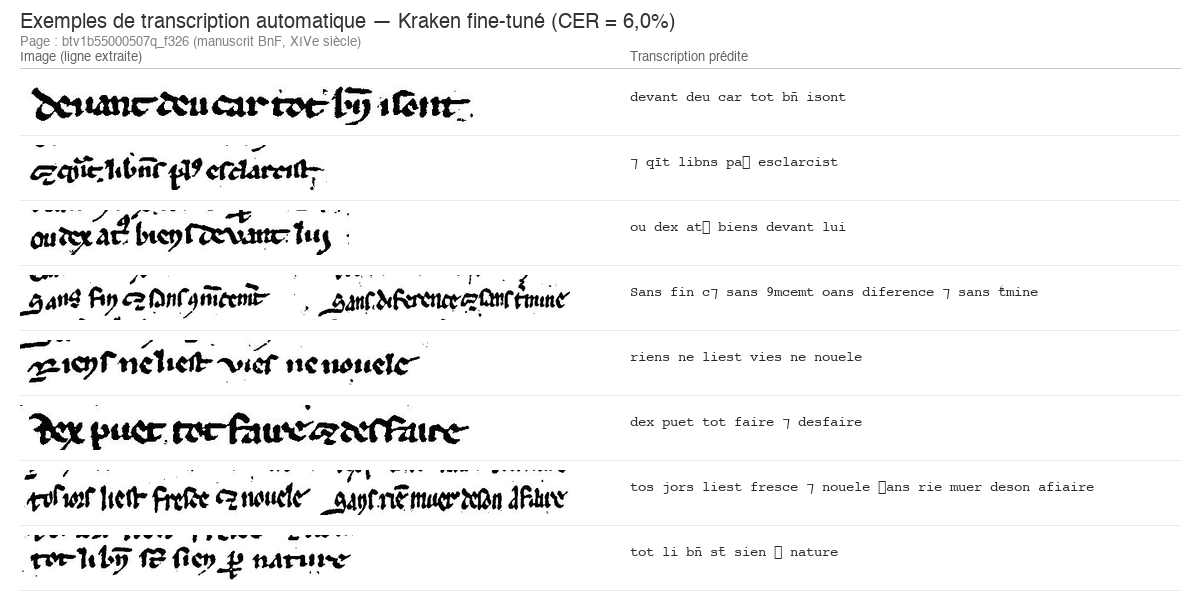
#> input picture article/fig_prediction_examples.png, 1200 x 610 px; its folder holds only this picture in this run
$ python -i preprocessing.py   (imports and definitions only)
#> lines starting #> are read from the running program, lines starting #| are printed output that depends on the picture; after the words box and inside, x2 and y2 are one past the last pixel; in counts of white or black regions, pixels touching at a corner belong together
#> further down, picture is the input picture: shape (610, 1200); min 0, max 255, mean 241.1
"""Pipeline de pretraitement d'images de manuscrits medievaux.

Implemente les trois etapes requises par l'Etape 2 du brief : correction
d'inclinaison (deskew), amelioration du contraste (CLAHE) et binarisation
adaptative (Sauvola). Chaque fonction est independamment testable (formes,
types, plages de valeurs en sortie).
"""

import cv2
import numpy as np
from skimage.filters import threshold_sauvola


def deskew(image: np.ndarray) -> np.ndarray:
    """Corrige l'inclinaison d'une image de manuscrit en niveaux de gris.

    Estime l'angle d'inclinaison via le rectangle englobant minimal des
    pixels sombres (texte), puis applique une rotation inverse.

    Args:
        image: Image en niveaux de gris, tableau 2D (H, W) de type uint8.

    Returns:
        Image redressee, meme forme et meme type que l'entree.

    Raises:
        ValueError: Si l'image n'est pas un tableau 2D.

    Example:
        >>> img = cv2.imread("page.jpg", cv2.IMREAD_GRAYSCALE)
        >>> img_redressee = deskew(img)
    """
    if image.ndim != 2:
        raise ValueError(f"deskew attend une image 2D (H, W), recu shape={image.shape}")

    coords = np.column_stack(np.where(image < 128))
#> coords = 38798 pairs, first value 13 to 578, second value 20 to 1092
    if coords.size == 0:
        return image.copy()

    angle = cv2.minAreaRect(coords)[-1]
#> angle = -90
    if angle < -45:
        angle = 90 + angle
#> angle = 0

    h, w = image.shape
#> h = 610; w = 1200
    center = (w // 2, h // 2)
#> center = (600, 305)
    matrice_rotation = cv2.getRotationMatrix2D(center, angle, 1.0)
#> matrice_rotation = [[1, 0, 0], [0, 1, 0]]
    return cv2.warpAffine(
        image, matrice_rotation, (w, h),
        flags=cv2.INTER_CUBIC, borderMode=cv2.BORDER_REPLICATE,
    )


def apply_clahe(image: np.ndarray, clip_limit: float = 2.0, tile_size: tuple[int, int] = (8, 8)) -> np.ndarray:
    """Ameliore le contraste local d'une image via CLAHE.

    Args:
        image: Image en niveaux de gris, tableau 2D uint8.
        clip_limit: Limite de contraste pour CLAHE (defaut: 2.0).
        tile_size: Taille de la grille de tuiles (defaut: (8, 8)).

    Returns:
        Image avec contraste local ameliore, meme forme/type que l'entree.

    Raises:
        ValueError: Si l'image n'est pas un tableau 2D.

    Example:
        >>> img_clahe = apply_clahe(img, clip_limit=2.0, tile_size=(8, 8))
    """
#> called with clip_limit = 2, tile_size = (8, 8)
    if image.ndim != 2:
        raise ValueError(f"apply_clahe attend une image 2D (H, W), recu shape={image.shape}")

    clahe = cv2.createCLAHE(clipLimit=clip_limit, tileGridSize=tile_size)
    return clahe.apply(image)


def binarize_sauvola(image: np.ndarray, window_size: int = 25, k: float = 0.2) -> np.ndarray:
    """Binarise une image via un seuillage adaptatif de Sauvola.

    Args:
        image: Image en niveaux de gris, tableau 2D uint8 (idealement
            apres application de apply_clahe).
        window_size: Taille de la fenetre glissante (defaut: 25, doit
            etre impair).
        k: Parametre de sensibilite de Sauvola (defaut: 0.2). Des valeurs
            plus basses (0.1) recuperent davantage les encres palees, au
            prix de plus de bruit sur les zones vides (cf. README :
            k=0.1 pour CREMMA, k=0.2 pour les registres tabulaires).

    Returns:
        Image binaire uint8 (0 ou 255), texte en noir sur fond blanc.

    Raises:
        ValueError: Si l'image n'est pas 2D ou si window_size est pair.

    Example:
        >>> img_bin = binarize_sauvola(img_clahe, window_size=25, k=0.1)
    """
#> called with window_size = 25, k = 0.2
    if image.ndim != 2:
        raise ValueError(f"binarize_sauvola attend une image 2D (H, W), recu shape={image.shape}")
    if window_size % 2 == 0:
        raise ValueError(f"window_size doit etre impair, recu {window_size}")

    thresh = threshold_sauvola(image, window_size=window_size, k=k)
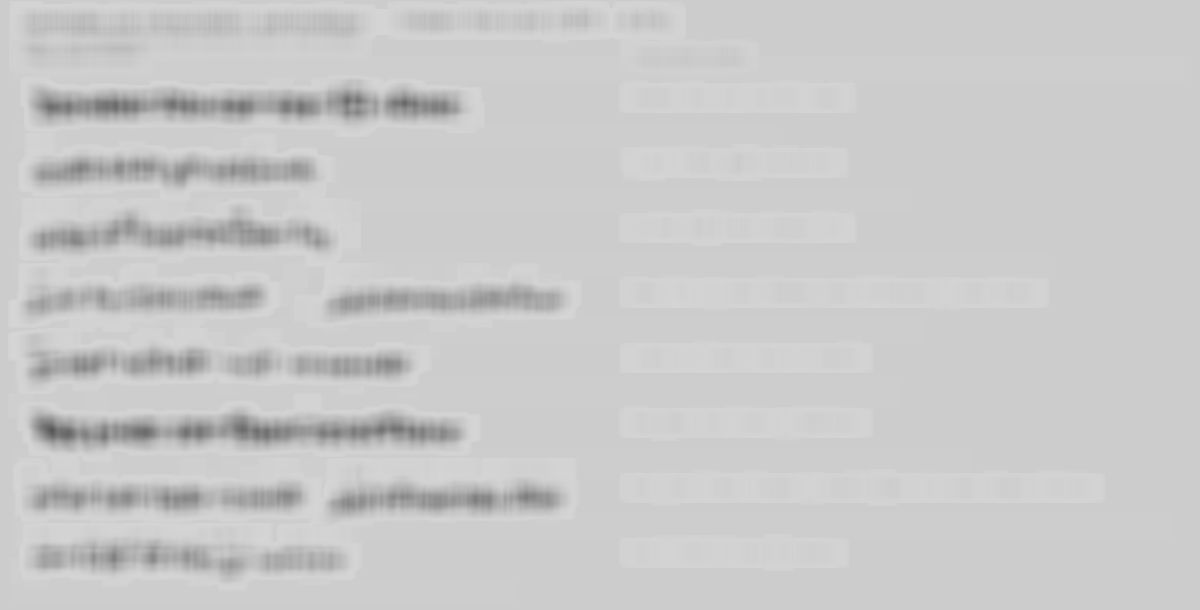
#> thresh: shape (610, 1200) float64; min 88.06, max 214, mean 201.6
    return (image > thresh).astype(np.uint8) * 255
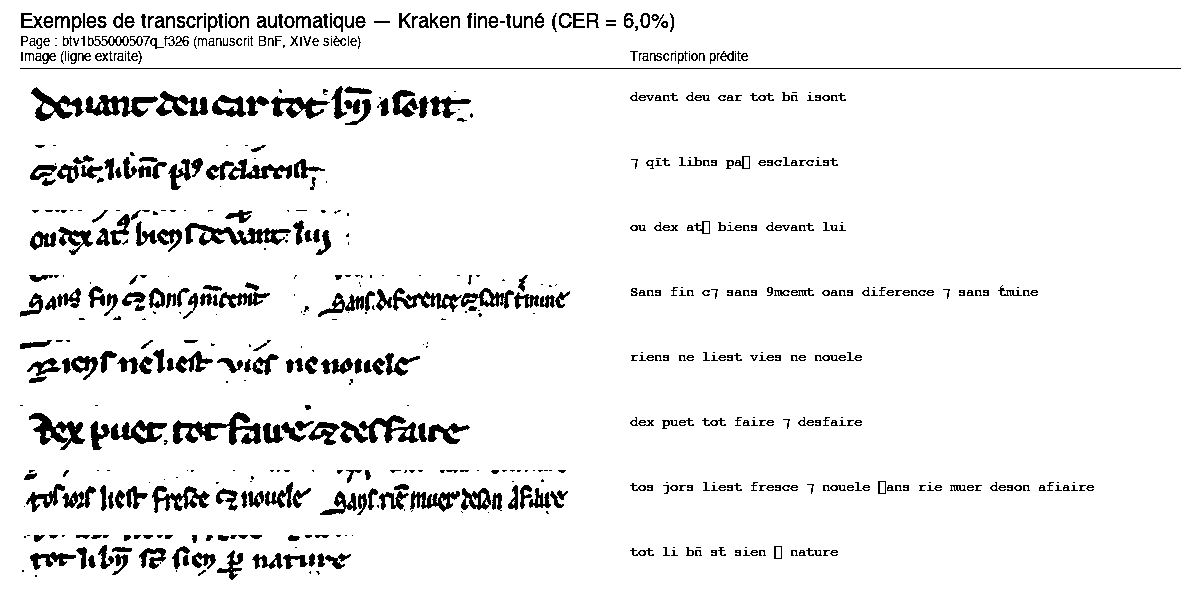
#> returned value: shape (610, 1200); 93.4% white; 700 black regions (230 under 20 px), largest, box (x1, y1, x2, y2) and area: (173, 412, 261, 445) 1197, (20, 68, 1181, 69) 1161, (185, 223, 291, 246) 1026


def preprocess_page(image: np.ndarray, sauvola_k: float = 0.2) -> dict[str, np.ndarray]:
    """Applique le pipeline complet de pretraitement a une page.

    Enchaine dans l'ordre : deskew -> CLAHE -> binarisation Sauvola,
    conformement a l'Etape 2 du brief.

    Args:
        image: Image en niveaux de gris, tableau 2D uint8.
        sauvola_k: Parametre k pour binarize_sauvola (defaut: 0.2).

    Returns:
        Dictionnaire avec les images intermediaires et finale :
        {"original", "deskewed", "clahe", "binary"}.

    Example:
        >>> resultats = preprocess_page(img, sauvola_k=0.1)
        >>> cv2.imwrite("page_binaire.jpg", resultats["binary"])
    """
    deskewed = deskew(image)
    clahe_img = apply_clahe(deskewed)
    binary = binarize_sauvola(clahe_img, k=sauvola_k)
    return {
        "original": image,
        "deskewed": deskewed,
        "clahe": clahe_img,
        "binary": binary,
    }

>>> import cv2
>>> picture = cv2.imread('../article/fig_prediction_examples.png', cv2.IMREAD_GRAYSCALE)
>>> result = preprocess_page(picture)
#> result = 4 items

$ run again, on article/fig_abbreviation_expansion.png
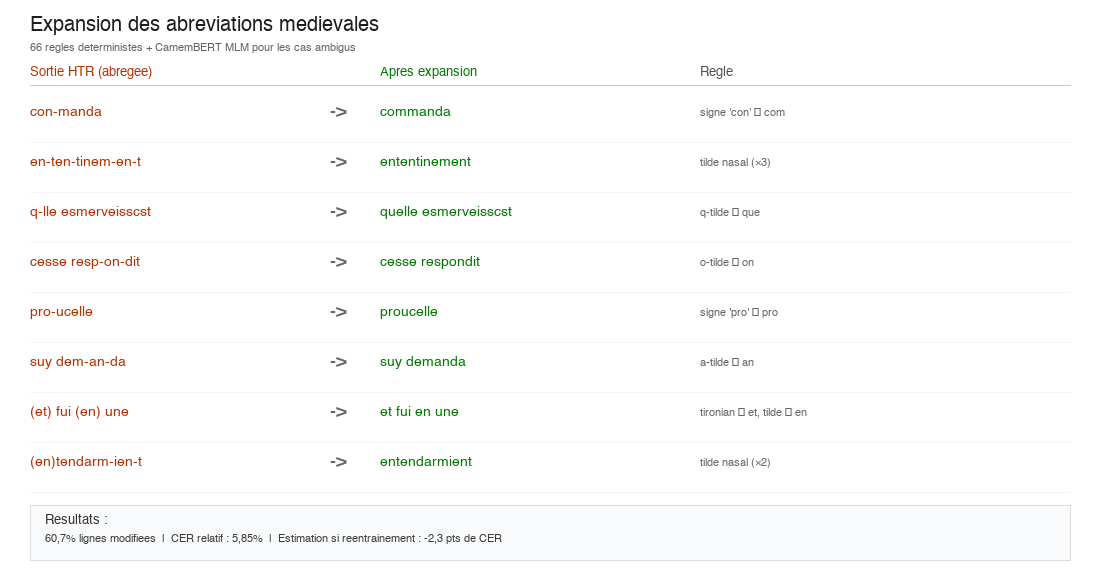
#> input picture article/fig_abbreviation_expansion.png, 1100 x 570 px
#> coords = 7615 pairs, first value 16 to 543, second value 31 to 804
#> in deskew, `angle = cv2.minAreaRect(coords)[-1]`: angle = -90
#> in deskew, `angle = 90 + angle`: angle = 0
#> matrice_rotation = [[1, 0, 0], [0, 1, 0]]
#> in binarize_sauvola, `thresh = threshold_sauvola(image, window_size=window_size, k=k)`:
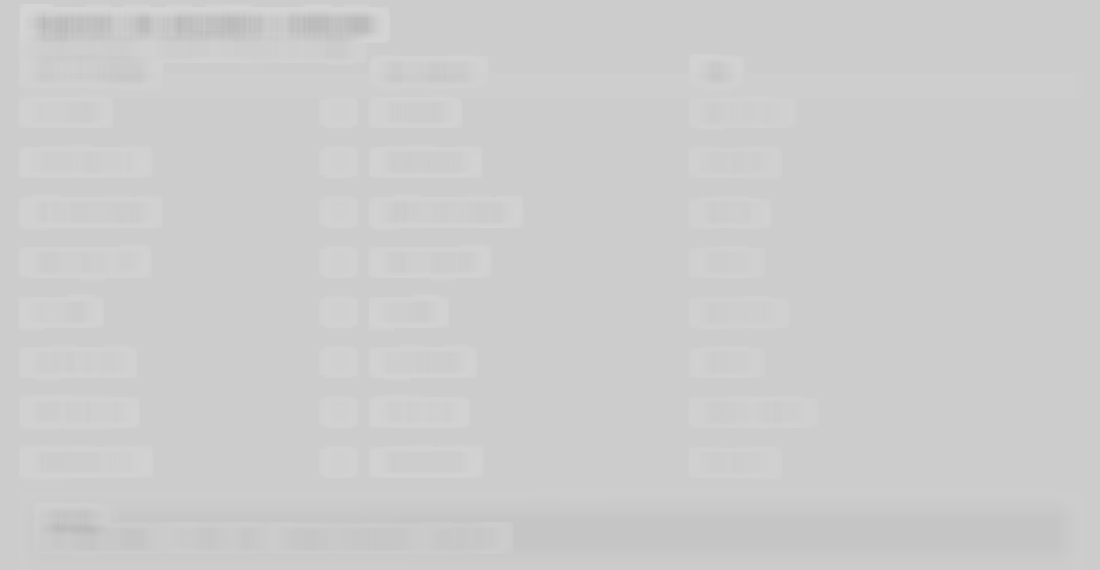
#> thresh: shape (570, 1100) float64; min 185.8, max 213.6, mean 204.5
#> in binarize_sauvola, `return (image > thresh).astype(np.uint8) * 255`:
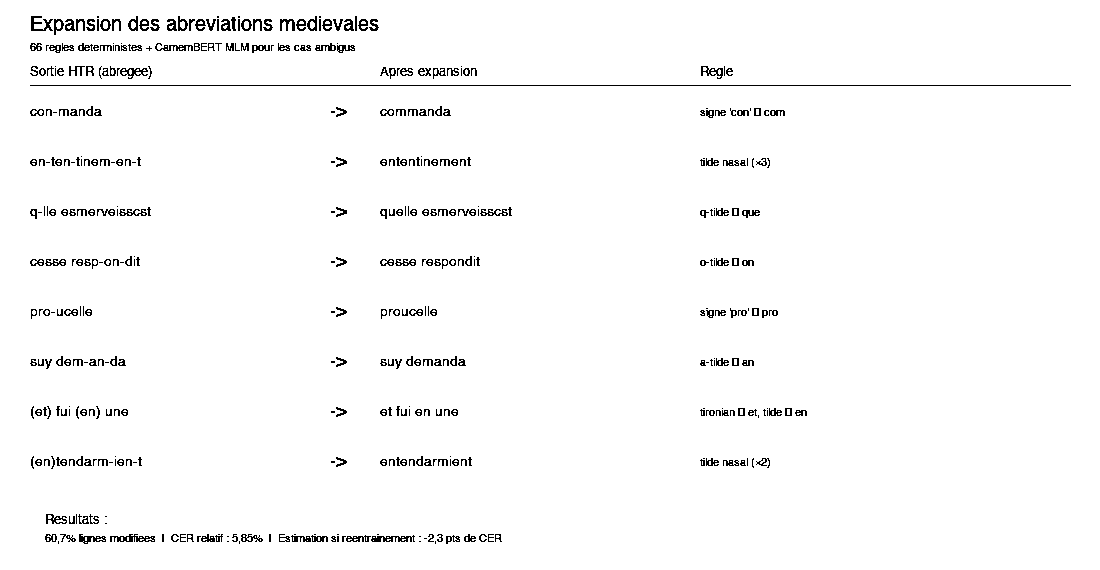
#> returned value: shape (570, 1100); 97.7% white; black in thin lines or dots, all inside (x1, y1, x2, y2) = (30, 16, 1071, 544)
#> result = 4 items

$ run again, on article/fig_htr_training.png
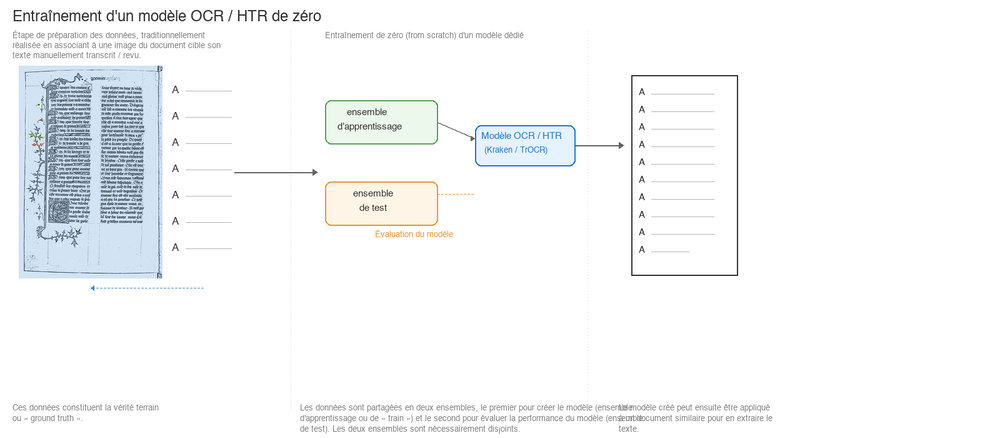
#> input picture article/fig_htr_training.png, 1000 x 438 px, shrunk from 1600 x 700 before the run
#> coords = 5784 pairs, first value 10 to 289, second value 14 to 737
#> in deskew, `angle = cv2.minAreaRect(coords)[-1]`: angle = -90
#> in deskew, `angle = 90 + angle`: angle = 0
#> matrice_rotation = [[1, 0, 0], [0, 1, 0]]
#> in binarize_sauvola, `thresh = threshold_sauvola(image, window_size=window_size, k=k)`:
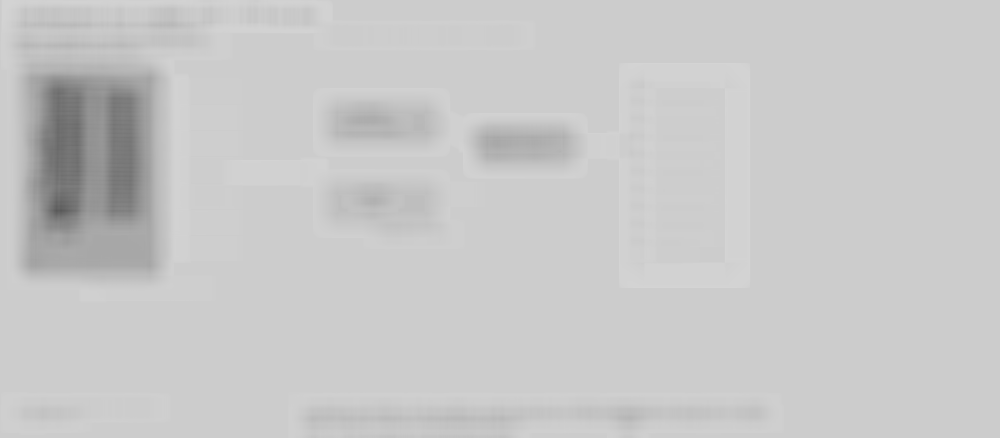
#> thresh: shape (438, 1000) float64; min 89.28, max 212.9, mean 200.1
#> in binarize_sauvola, `return (image > thresh).astype(np.uint8) * 255`:
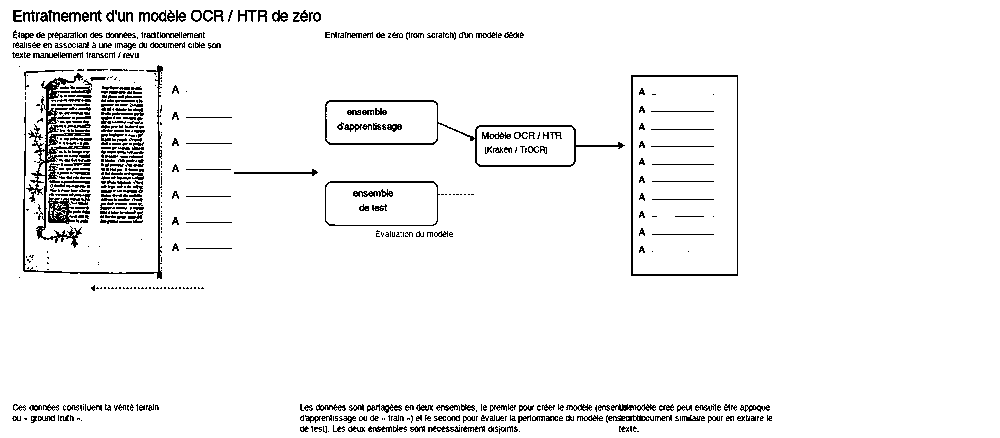
#> returned value: shape (438, 1000); 95% white; black in thin lines or dots, all inside (x1, y1, x2, y2) = (12, 10, 772, 434)
#> result = 4 items
